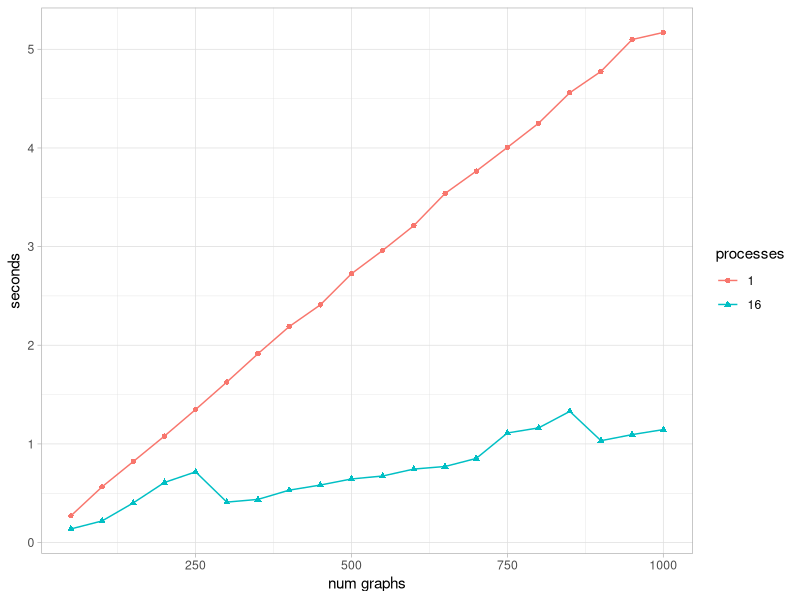

Reproduce this figure in R.
library(ggplot2)
library(readr)
library(tidyr)

data <- read_csv("data.csv") |>
  pivot_longer(!"num graphs", names_to = "processes", values_to = "seconds")

data$processes[data$processes == "serial time"] <- 1
data$processes[data$processes == "parallel time"] <- 16

p <- ggplot(
  data = data,
  mapping = aes(
    x = `num graphs`,
    y = seconds,
    color = processes,
    shape = processes
  )
) +
  geom_line() +
  geom_point() +
  theme_light()

ggsave("speedup.png", p, width = 8, height = 4, units = "in")
